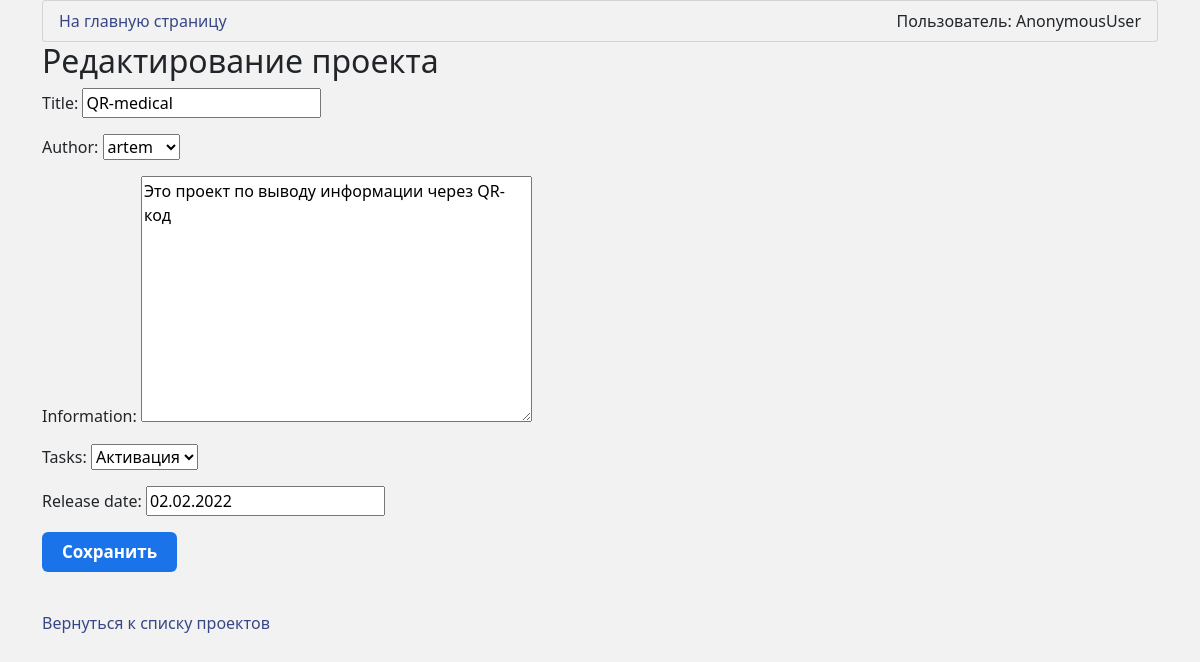
The page /DAL/article_edit/2/ on the database as committed earlier.
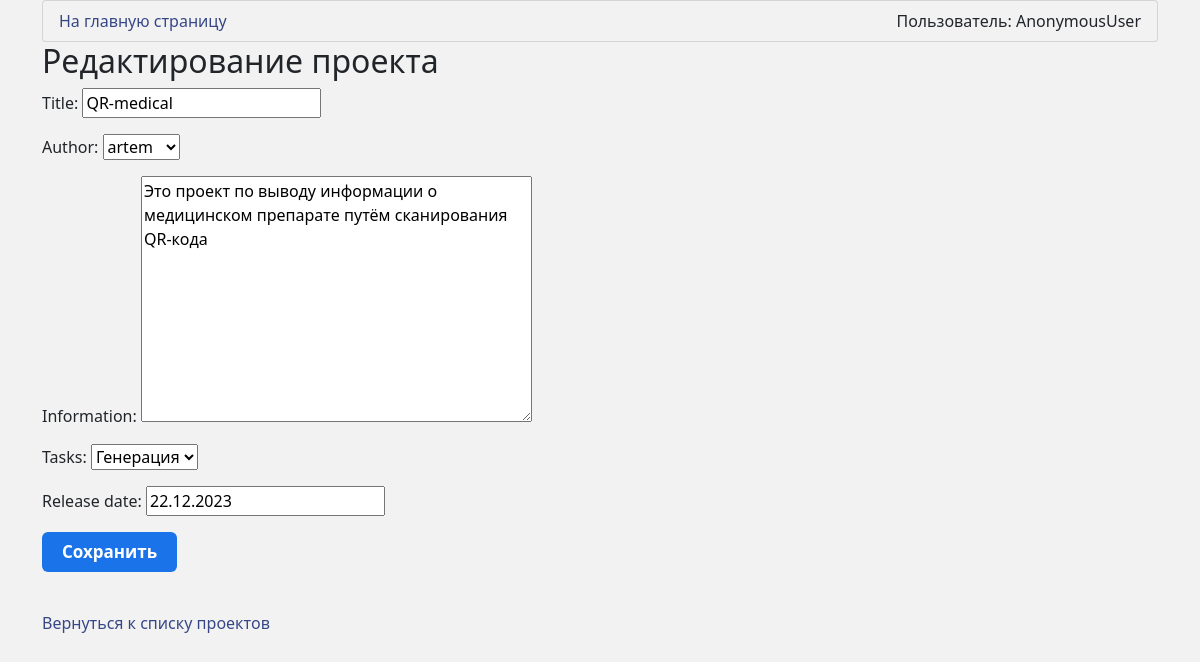
The same page on the database as committed later.
### DAL/models.py (models this page shows, shortened)
class Article(models.Model):
    objects = None
    title = models.CharField(max_length=255)
    author = models.ForeignKey(User, on_delete=models.CASCADE)
    information = models.TextField()
    tasks = models.ForeignKey(Task, on_delete=models.CASCADE)
    release_date = models.DateField()
    class Meta:
        verbose_name = 'Проект'
        verbose_name_plural = 'Проекты'

class Task(models.Model):
    objects = None
    title = models.CharField(max_length=255)
    author = models.ForeignKey(User, on_delete=models.CASCADE, related_name='tasks_created')
    executor = models.ForeignKey(User, on_delete=models.CASCADE, related_name='tasks_executed')
    status = models.CharField(max_length=255)
    information = models.TextField()
    release_date = models.DateField()
    class Meta:
        verbose_name = 'Задача'
        verbose_name_plural = 'Задачи'
    def __str__(self):
        return self.title
    """
    def save(self, *args, **kwargs):
        # Определение, новая ли это задача или обновление существующей
        is_new = self._state.adding
        super().save(*args, **kwargs)

        # Сообщение зависит от того, новая задача или обновление
        if is_new:
            message = f"Новая задача создана: {self.title}"
        else:
            message = f"Задача обновлена: {self.title}"
        send_telegram_message(message)

    def delete(self, *args, **kwargs):
        message = f"Задача удалена: {self.title}"
        super().delete(*args, **kwargs)
        send_telegram_message(message)
    """

### DAL/views.py (the view)
# urls.py: path('article_edit/<int:pk>/', views.ArticleUpdateView.as_view(), name='article_edit'),
class ArticleUpdateView(UpdateView):
    model = Article
    template_name = 'registration/article_edit.html'
    fields = '__all__'
    success_url = reverse_lazy('article_list')

### DAL/models.py (called while the page is built)
    def __str__(self):
        return self.username

### WEB.api/templates/registration/article_edit.html (shortened to what this page needs)
{% extends 'base.html' %}
{% block content %}
  <h2>Редактирование проекта</h2>
  <form method="post">
    {{ form.as_p }}
    <button class="btn">Сохранить</button>
  </form>
  <br>
  <a href="{% url 'article_list' %}">Вернуться к списку проектов</a>
{% endblock %}

Rows that differ between the two databases and show on the page:
changed Article "artem": information "Это проект по выводу информации через QR-код" → "Это проект по выводу информации о медицинском препарате путём сканирования QR-кода"; tasks "Активация" → "Генерация"; release_date "02.02.2022" → "22.12.2023"
